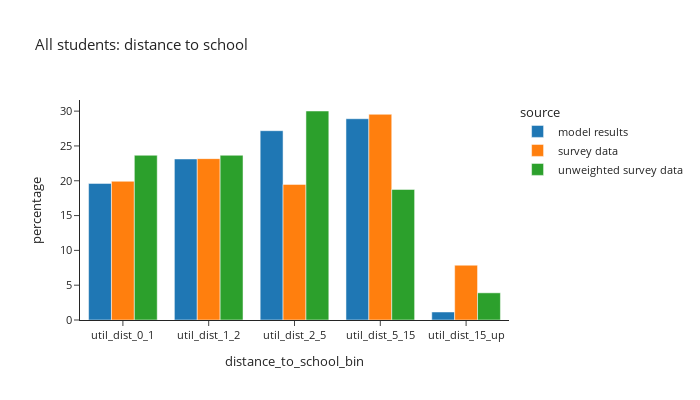
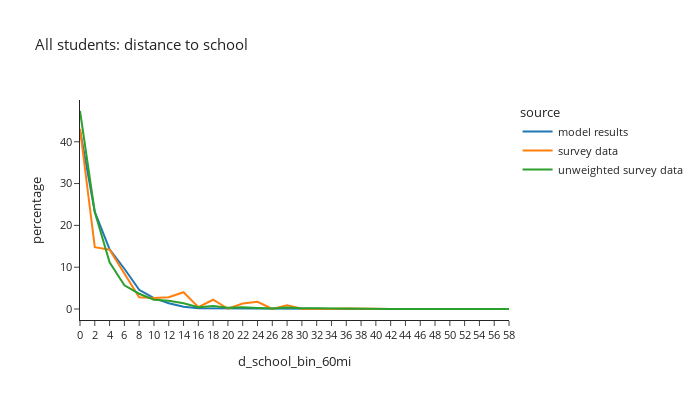

The notebook cell these images were saved under, in order:
### Markdown cell above
### All students

### Code cell
def plot_distance(df:pd.DataFrame, group:str, title_name:str):
    count = df.loc[(df['source']=='model results') & (df[group]),['distance_to_school_bin']].value_counts()
    print(f"model person count =\n"
          f"{count.sort_values()}")
    df_plot = df.loc[(df[group]) & (df['distance_to_school_bin'] != float('nan'))].groupby(['source','distance_to_school_bin'])['hh_weight_2017_2019'].sum().reset_index()
    df_plot['percentage'] = df_plot.groupby(['source'], group_keys=False)['hh_weight_2017_2019'].\
            apply(lambda x: 100 * x / float(x.sum()))
    # df_plot
    #
    fig1 = px.bar(df_plot, x='distance_to_school_bin', y="percentage", color="source", barmode="group",template="simple_white",
                 title=title_name)
    fig1.for_each_annotation(lambda a: a.update(text = a.text.split("=")[-1]))
    fig1.update_layout(height=400, width=700, font=dict(size=11))
    fig1.show()

    df_plot = per_data.loc[(per_data[group]) & (per_data['d_school_bin_60mi'].notna())].groupby(['source','d_school_bin_60mi'])['hh_weight_2017_2019'].sum().reset_index()
    df_plot['percentage'] = df_plot.groupby(['source'], group_keys=False)['hh_weight_2017_2019'].\
                apply(lambda x: 100 * x / float(x.sum()))
    # df_plot
    #
    fig2 = px.line(df_plot, x='d_school_bin_60mi', y="percentage", color="source", template="simple_white",
                  title=title_name)
    fig2.for_each_annotation(lambda a: a.update(text = a.text.split("=")[-1]))
    fig2.update_layout(height=400, width=700, font=dict(size=11))
    fig2.show()

# distance to school: grade school
plot_distance(per_data,'is_student',"All students: distance to school")

### Figure 1 — Plotly figure (JSON) as saved in the notebook; plotly's stock layout.template omitted (floating-point values rounded to 4 significant figures)
{"data": [{"alignmentgroup": "True", "hovertemplate": "source=model results<br>distance_to_school_bin=%{x}<br>percentage=%{y}<extra></extra>", "legendgroup": "model results", "marker": {"color": "#1F77B4", "pattern": {"shape": ""}}, "name": "model results", "offsetgroup": "model results", "orientation": "v", "showlegend": true, "textposition": "auto", "type": "bar", "x": ["util_dist_0_1", "util_dist_1_2", "util_dist_2_5", "util_dist_5_15", "util_dist_15_up"], "xaxis": "x", "y": [19.62, 23.13, 27.19, 28.91, 1.152], "yaxis": "y"}, {"alignmentgroup": "True", "hovertemplate": "source=survey data<br>distance_to_school_bin=%{x}<br>percentage=%{y}<extra></extra>", "legendgroup": "survey data", "marker": {"color": "#FF7F0E", "pattern": {"shape": ""}}, "name": "survey data", "offsetgroup": "survey data", "orientation": "v", "showlegend": true, "textposition": "auto", "type": "bar", "x": ["util_dist_0_1", "util_dist_1_2", "util_dist_2_5", "util_dist_5_15", "util_dist_15_up"], "xaxis": "x", "y": [19.93, 23.18, 19.48, 29.55, 7.87], "yaxis": "y"}, {"alignmentgroup": "True", "hovertemplate": "source=unweighted survey data<br>distance_to_school_bin=%{x}<br>percentage=%{y}<extra></extra>", "legendgroup": "unweighted survey data", "marker": {"color": "#2CA02C", "pattern": {"shape": ""}}, "name": "unweighted survey data", "offsetgroup": "unweighted survey data", "orientation": "v", "showlegend": true, "textposition": "auto", "type": "bar", "x": ["util_dist_0_1", "util_dist_1_2", "util_dist_2_5", "util_dist_5_15", "util_dist_15_up"], "xaxis": "x", "y": [23.66, 23.66, 30.02, 18.75, 3.902], "yaxis": "y"}], "layout": {"barmode": "group", "font": {"size": 11}, "height": 400, "legend": {"title": {"text": "source"}, "tracegroupgap": 0}, "title": {"text": "All students: distance to school"}, "width": 700, "xaxis": {"anchor": "y", "domain": [0.0, 1.0], "title": {"text": "distance_to_school_bin"}}, "yaxis": {"anchor": "x", "domain": [0.0, 1.0], "title": {"text": "percentage"}}}}

### Figure 2 — Plotly figure (JSON) as saved in the notebook; plotly's stock layout.template omitted (floating-point values rounded to 4 significant figures)
{"data": [{"hovertemplate": "source=model results<br>d_school_bin_60mi=%{x}<br>percentage=%{y}<extra></extra>", "legendgroup": "model results", "line": {"color": "#1F77B4", "dash": "solid"}, "marker": {"symbol": "circle"}, "mode": "lines", "name": "model results", "orientation": "v", "showlegend": true, "type": "scatter", "x": ["0", "2", "4", "6", "8", "10", "12", "14", "16", "18", "20", "22", "24", "26", "28", "30", "32", "34", "36", "38", "40", "42", "44", "46", "48", "50", "52", "54", "56", "58"], "xaxis": "x", "y": [42.75, 23.22, 14.29, 9.621, 4.595, 2.594, 1.363, 0.5174, 0.1891, 0.1475, 0.1222, 0.1213, 0.09827, 0.08033, 0.08184, 0.05664, 0.03625, 0.02926, 0.01775, 0.01727, 0.01076, 0.009345, 0.01322, 0.005664, 0.005192, 0.002738, 0.003021, 0.002266, 0.002077, 0.001038], "yaxis": "y"}, {"hovertemplate": "source=survey data<br>d_school_bin_60mi=%{x}<br>percentage=%{y}<extra></extra>", "legendgroup": "survey data", "line": {"color": "#FF7F0E", "dash": "solid"}, "marker": {"symbol": "circle"}, "mode": "lines", "name": "survey data", "orientation": "v", "showlegend": true, "type": "scatter", "x": ["0", "2", "4", "6", "8", "10", "12", "14", "16", "18", "20", "22", "24", "26", "28", "30", "32", "34", "36", "38", "40", "42", "44", "46", "48", "50", "52", "54", "56", "58"], "xaxis": "x", "y": [43.1, 14.79, 14.2, 8.644, 2.826, 2.652, 2.822, 4.023, 0.4544, 2.212, 0.06055, 1.331, 1.727, 0.0208, 0.8941, 0.0464, 0.005459, 0.02724, 0.1061, 0.007902, 0.04508, 0.0, 0.0, 0.0, 0.0, 0.0, 0.0, 0.0, 0.0, 0.0], "yaxis": "y"}, {"hovertemplate": "source=unweighted survey data<br>d_school_bin_60mi=%{x}<br>percentage=%{y}<extra></extra>", "legendgroup": "unweighted survey data", "line": {"color": "#2CA02C", "dash": "solid"}, "marker": {"symbol": "circle"}, "mode": "lines", "name": "unweighted survey data", "orientation": "v", "showlegend": true, "type": "scatter", "x": ["0", "2", "4", "6", "8", "10", "12", "14", "16", "18", "20", "22", "24", "26", "28", "30", "32", "34", "36", "38", "40", "42", "44", "46", "48", "50", "52", "54", "56", "58"], "xaxis": "x", "y": [47.36, 23.17, 11.15, 5.668, 3.652, 2.204, 1.952, 1.385, 0.4408, 0.6927, 0.3149, 0.4408, 0.2519, 0.1259, 0.3778, 0.1889, 0.1889, 0.1259, 0.1889, 0.06297, 0.06297, 0.0, 0.0, 0.0, 0.0, 0.0, 0.0, 0.0, 0.0, 0.0], "yaxis": "y"}], "layout": {"font": {"size": 11}, "height": 400, "legend": {"title": {"text": "source"}, "tracegroupgap": 0}, "title": {"text": "All students: distance to school"}, "width": 700, "xaxis": {"anchor": "y", "domain": [0.0, 1.0], "title": {"text": "d_school_bin_60mi"}}, "yaxis": {"anchor": "x", "domain": [0.0, 1.0], "title": {"text": "percentage"}}}}
